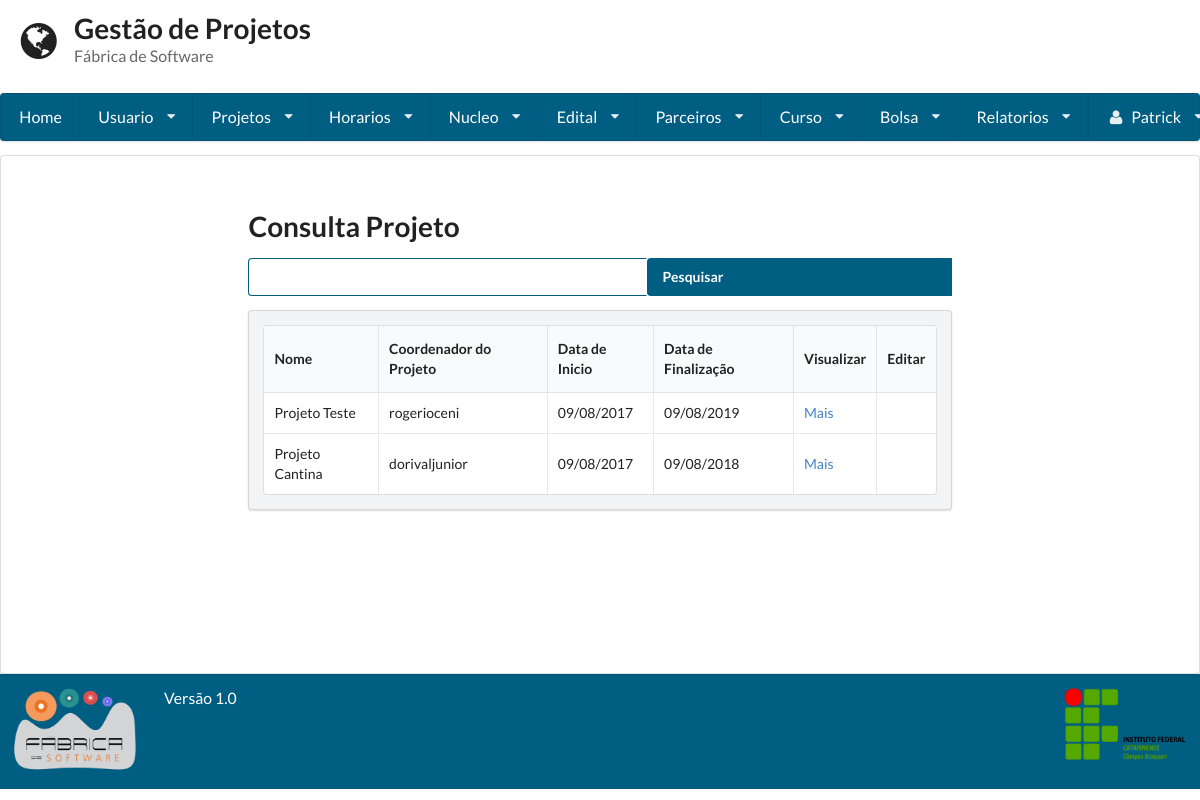
The app's page /consulta_projeto/ (signed in), older data.
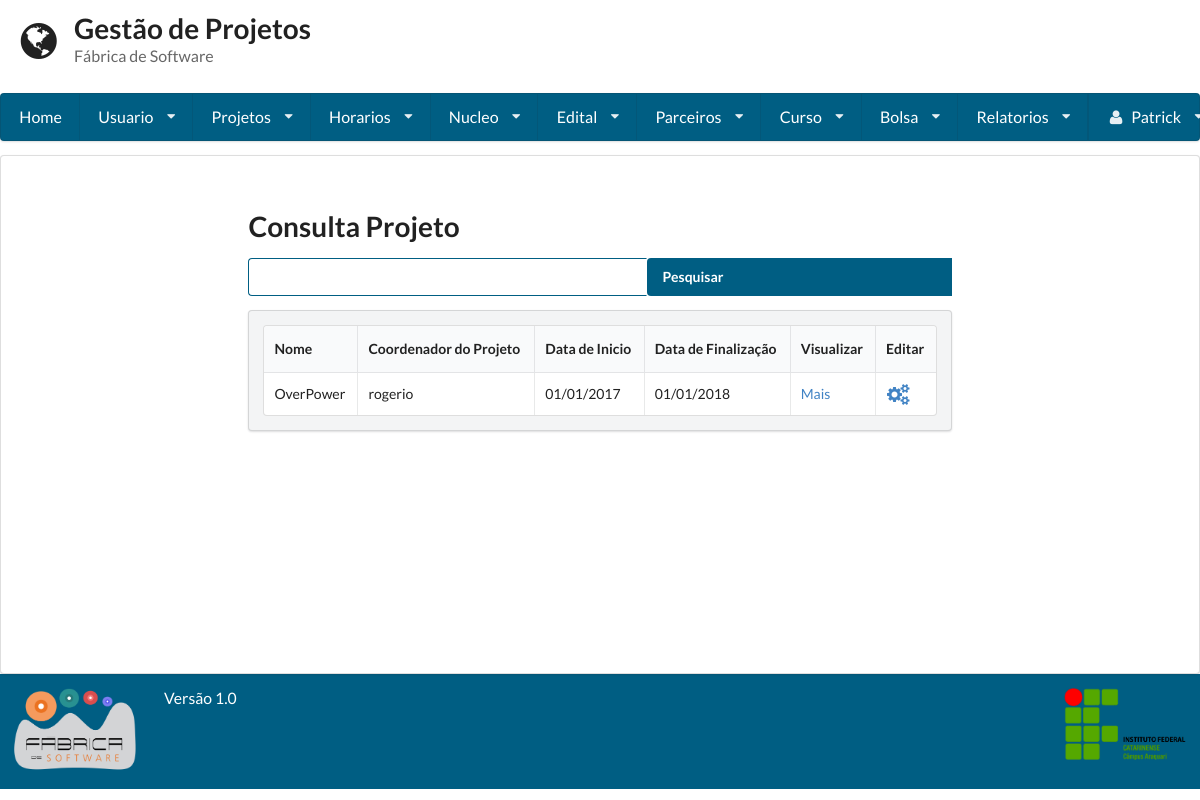
The same page, newer data.
### gestaoapp/models/projeto.py (models this page shows, shortened)
class Projeto(models.Model):
    TIPO_CHOICES = (
        ('Pesquisa', 'Pesquisa'),
        ('Extensao', 'Extensão'),
        ('Ensino', 'Ensino'),
        ('Pesquisa_Extensao', 'Pesquisa/Extensão'),
    )
    tipo = models.CharField(
        max_length=255, null=True, blank=True,
        choices=TIPO_CHOICES
    )
    nome = models.CharField(max_length=255)
    imagem = models.ImageField("Imagem", upload_to='projeto')
    codigo = models.CharField(max_length=255, unique=True)
    data_hora_cadastro = models.DateTimeField(auto_now=True)
    responsavel_cadastro = models.ForeignKey(User, related_name= "coordenador_criador", )
    coordenador = models.ForeignKey(Usuario, related_name="coordenador")
    duracao = models.CharField(max_length=255)
    data_inicio = models.DateField()
    data_fim = models.DateField()
    nucleo = models.ManyToManyField(Nucleo)
    edital = models.ManyToManyField(Edital, blank=True, related_name="editais_do_projeto")
    descricao = models.TextField()
    membro = models.ManyToManyField(Usuario, blank=True, related_name="membros")
    parceiro = models.ManyToManyField(Parceiro, blank=True)

### gestaoapp/views/projeto.py (the view, shortened to what this page needs)
# urls.py: url(r'^consulta_projeto/', ConsultaProjeto.as_view()),
class ConsultaProjeto(LoginRequiredMixin, View):
    template = 'projeto/consulta.html'
    def get(self, request):
        form = Busca()
        projeto = Projeto.objects.all()
        usuario = Usuario.objects.get(pk=request.user)
        return render(request, self.template, {'projetos': projeto, "form": form, 'usuario': usuario})

### gestaoapp/forms/busca.py
class Busca(forms.Form):
	nome = forms.CharField(label='Buscar', widget=forms.TextInput)

### gestaoapp/templates/projeto/consulta.html (shortened to what this page needs)
{% extends 'base.html' %}
{% block conteudo %}
    <form method='POST' action='/consulta_projeto/' class="ui form">
        <h1 class="ui header">Consulta Projeto</h1>
        <div class="field">
            <div class="ui action input">
                {{ form.nome }}
                <input type="submit" value="Pesquisar" class='icon search'>
            </div>
        </div>
    </form>
    <div class="ui secondary segment">
        <table class="ui celled table">
            <thead>
            <tr>
                <th>Nome</th>
                <th>Coordenador do Projeto</th>
                <th>Data de Inicio</th>
                <th>Data de Finalização</th>
                {% if user.is_superuser %}
                    <th>Visualizar</th>
                    <th>Editar</th>
                {% endif %}
            </tr>
            </thead>
            <tbody>
            {% for projeto in projetos %}
                <tr>
                    <td>{{ projeto.nome }}</td>
                    <td>{{ projeto.coordenador }}</td>
                    <td>{{ projeto.data_inicio|date:"d/m/Y" }}</td>
                    <td>{{ projeto.data_fim |date:"d/m/Y" }}</td>
                    {% if user.is_superuser %}
                        <td><a href="../visualizar_projeto/{{ projeto.id }}">Mais</a></td>
                        {% if projeto.coordenador.id == request.user.id or usuario.super_adm %}
                            <td><a href="../editar_projeto/{{ projeto.id }}"><i class="settings large icon"></i></a>
                            </td>
                        {% else %}
                            <td></td>
                        {% endif %}
                    {% endif %}
                </tr>
            {% endfor %}
            </tbody>
        </table>
    </div>
{% endblock %}

Row changes from the older to the newer data that the page shows:
removed Projeto: nome "Projeto Teste", coordenador "rogerioceni", data_inicio "09/08/2017", data_fim "09/08/2019"
removed Projeto: nome "Projeto Cantina", coordenador "dorivaljunior", data_inicio "09/08/2017", data_fim "09/08/2018"
added Projeto: nome "OverPower", coordenador "rogerio", data_inicio "01/01/2017", data_fim "01/01/2018"
